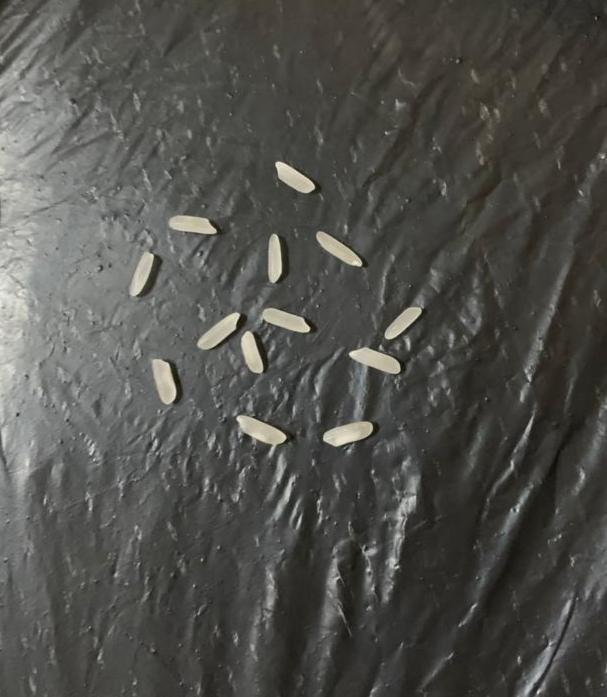
#> input picture beras5.jpg, 607 x 697 px
$ jupyter execute 'Project pengolahan citra (1).ipynb'
#> lines starting #> are read from the running program, lines starting #| are printed output that depends on the picture; after the words box and inside, x2 and y2 are one past the last pixel; in counts of white or black regions, pixels touching at a corner belong together
[cell 1]
import cv2
import numpy as np
from matplotlib import pyplot as plt
import matplotlib.image as mpimg

img = cv2.imread('./beras5.jpg')
#> img is the input picture: shape (697, 607, 3); mean B, G, R 76.4, 80.7, 80.9
im=mpimg.imread('./beras5.jpg')

#convert image to rgb color for matplotlib
img= cv2.cvtColor(img,cv2.COLOR_BGR2RGB)

#show image with matplotlib
plt.imshow(img)

terlihat diatas adalah proses segementasi dari mengubah citra menjadi RGB

[cell 2]
#convert image to grayscale
gray_img = cv2.cvtColor(img,cv2.COLOR_RGB2GRAY)

#grayscale image represented as a 2-d array
print(gray_img)
#> (printed output is left out)

[cell 3]
# have to convert grayscale back to RGB for plt.imshow()
img_grayscale= plt.imshow(cv2.cvtColor(gray_img,cv2.COLOR_GRAY2RGB))

gambar diatas hasil dari citra yang sudah di ubah kedalam grayscale

[cell 4]
# [5 lines of commented-out code are left out]

img = cv2.imread('./beras5.jpg',0)
#> img: shape (697, 607); min 10, max 239, mean 80.3
img = cv2.medianBlur(img,5)
ret,th1 = cv2.threshold(img,127,255,cv2.THRESH_BINARY)
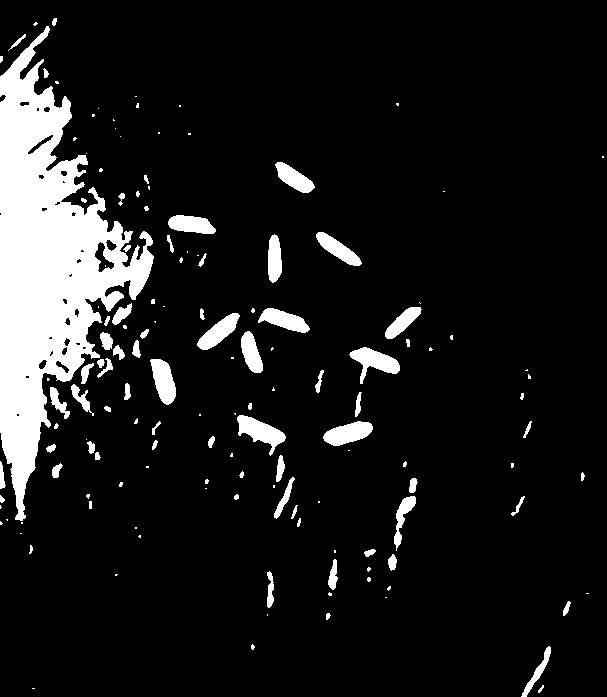
#> th1: shape (697, 607); 10.7% white; 146 white regions (75 under 20 px), largest, box (x1, y1, x2, y2) and area: (0, 26, 154, 521) 31622, (237, 415, 286, 456) 876, (349, 347, 400, 384) 833

titles = ['Original Image', 'Global Thresholding (v = 127)']
images = [img, th1]
for i in range(2):
    plt.subplot(2,2,i+1),plt.imshow(images[i],'gray')
    plt.title(titles[i])
    plt.xticks([]),plt.yticks([])
plt.show()
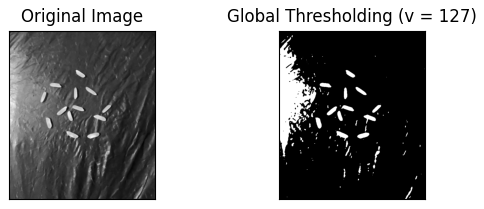
#> figure drawn by matplotlib, 2 panels

setelah sudah menjadi citra grayscale kemudian di konversi ke citra threshold seperti diatas

[cell 5]
#memanggil file gambar
img = cv2.imread('./beras5.jpg')

#menampung nilai gambar yang sudah dikonversi ke hsv
image_hsv = cv2.cvtColor(img,cv2.COLOR_BGR2HSV)
#> image_hsv: shape (697, 607, 3); mean H, S, V 34.1, 19.6, 81.6

plt.imshow(image_hsv)

# [7 lines of commented-out code are left out]
